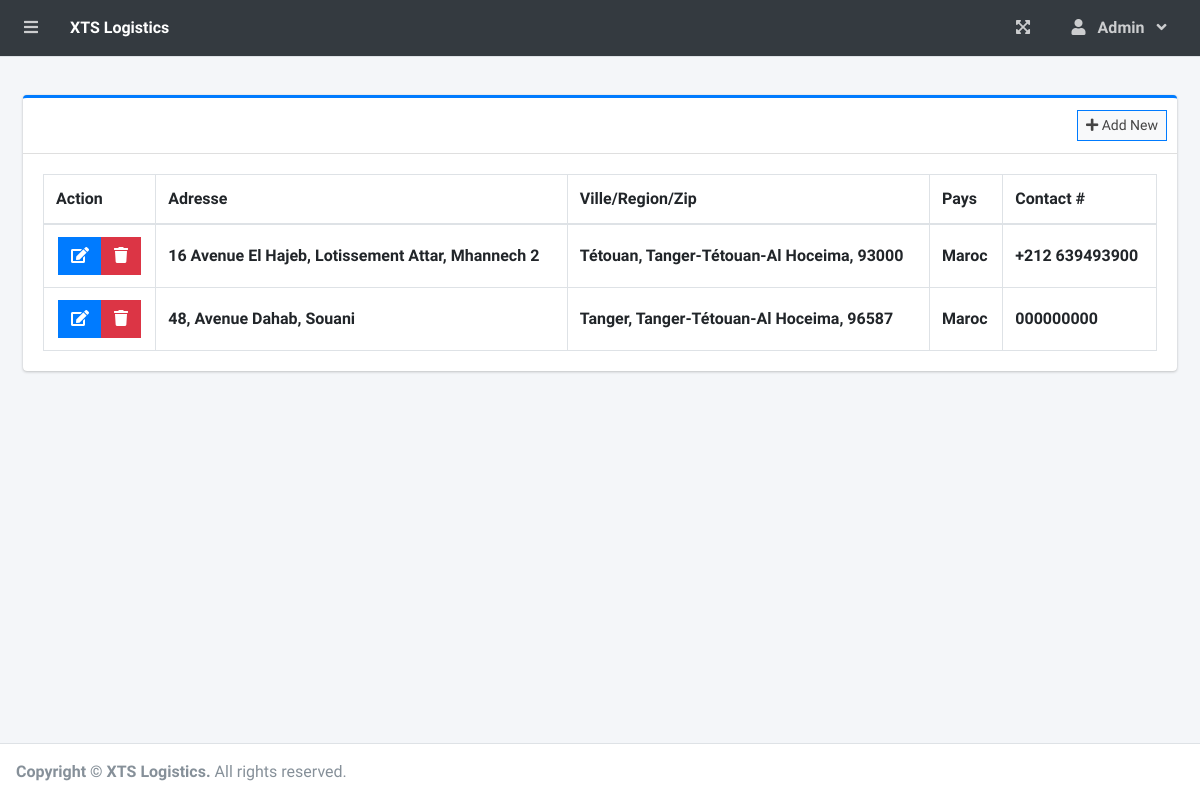
The app's page /index.php?page=branch_list (signed in), older data.
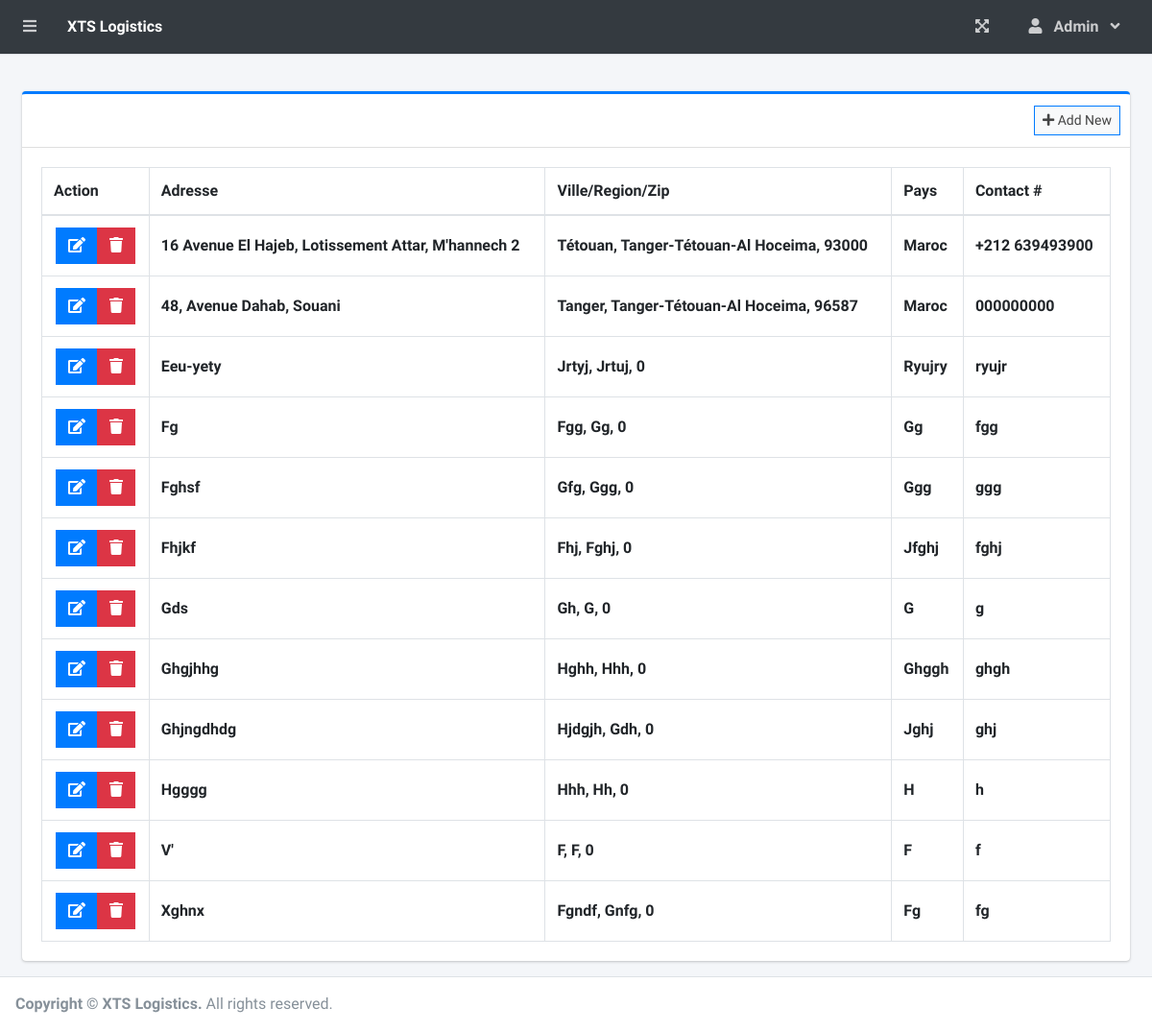
The same page, newer data.
### tables this page shows
CREATE TABLE `branches` (
  `id` int(30) NOT NULL,
  `branch_code` varchar(50) NOT NULL,
  `street` text NOT NULL,
  `city` text NOT NULL,
  `state` text NOT NULL,
  `zip_code` int(11) NOT NULL,
  `country` text NOT NULL,
  `contact` varchar(20) NOT NULL,
  `date_created` datetime NOT NULL DEFAULT current_timestamp()
);

### branch_list.php (the view, shortened to what this page needs)
<?php include'db_connect.php' ?>
<div class="col-lg-12">
	<div class="card card-outline card-primary">
		<div class="card-header">
			<div class="card-tools">
				<a class="btn btn-block btn-sm btn-default btn-flat border-primary " href="./index.php?page=new_branch"><i class="fa fa-plus"></i> Add New</a>
			</div>
		</div>
		<div class="card-body">
			<table class="table tabe-hover table-bordered" id="list">
				<thead>
					<tr>
                        <th>Action</th>
						<th>Adresse</th>
						<th>Ville/Region/Zip</th>
						<th>Pays</th>
						<th>Contact #</th>
					</tr>
				</thead>
				<tbody>
					<?php
					$qry = $conn->query("SELECT * FROM branches order by street asc,city asc, state asc ");
					while($row= $qry->fetch_assoc()):
					?>
					<tr>
                        <td class="text-center">
                            <div class="btn-group">
                                <a href="index.php?page=edit_branch&id=<?php echo $row['id'] ?>" class="btn btn-primary btn-flat ">
                                    <i class="fas fa-edit"></i>
                                </a>
                                <button type="button" class="btn btn-danger btn-flat delete_branch" data-id="<?php echo $row['id'] ?>">
                                    <i class="fas fa-trash"></i>
                                </button>
                            </div>
                        </td>
						<td><b><?php echo ucwords($row['street']) ?></b></td>
						<td><b><?php echo ucwords($row['city'].', '.$row['state'].', '.$row['zip_code']) ?></b></td>
						<td><b><?php echo ucwords($row['country']) ?></b></td>
						<td><b><?php echo $row['contact'] ?></b></td>
					</tr>
				<?php endwhile; ?>
				</tbody>
			</table>
		</div>
	</div>
</div>

### index.php (shortened to what this page needs)
<!DOCTYPE html>
<html lang="en">
<?php
include 'header.php'
?>
<body class="hold-transition sidebar-collapse layout-fixed layout-navbar-fixed layout-footer-fixed">
<div class="wrapper">
    <?php include 'topbar.php' ?>
    <div class="content-wrapper">
        <div class="content-header">
        </div>
        <section class="content">
            <div class="container-fluid">
                <?php
                $page = isset($_GET['page']) ? $_GET['page'] : 'home';
                if (!file_exists($page . ".php")) {
                    include '404.html';
                } else {
                    include $page . '.php';
                }
                ?>
            </div>
        </section>
    </div>
    <footer class="main-footer">
        <strong>Copyright &copy; <a>XTS Logistics</a>.</strong>
        All rights reserved.
    </footer>
</div>
</body>
</html>

### header.php (shortened to what this page needs)
<head>
  <link rel="stylesheet" href="assets/plugins/fontawesome-free/css/all.min.css">
  <link rel="stylesheet" href="assets/plugins/overlayScrollbars/css/OverlayScrollbars.min.css">
  <link rel="stylesheet" href="assets/plugins/datatables-bs4/css/dataTables.bootstrap4.min.css">
  <link rel="stylesheet" href="assets/plugins/datatables-responsive/css/responsive.bootstrap4.min.css">
  <link rel="stylesheet" href="assets/plugins/datatables-buttons/css/buttons.bootstrap4.min.css">
  <link rel="stylesheet" href="assets/plugins/select2/css/select2.min.css">
  <link rel="stylesheet" href="assets/plugins/select2-bootstrap4-theme/select2-bootstrap4.min.css">
  <link rel="stylesheet" href="assets/plugins/sweetalert2-theme-bootstrap-4/bootstrap-4.min.css">
  <link rel="stylesheet" href="assets/plugins/toastr/toastr.min.css">
  <link rel="stylesheet" href="assets/plugins/dropzone/min/dropzone.min.css">
  <link rel="stylesheet" href="assets/dist/css/jquery.datetimepicker.min.css">
  <link rel="stylesheet" href="assets/plugins/icheck-bootstrap/icheck-bootstrap.min.css">
  <link rel="stylesheet" href="assets/plugins/bootstrap4-toggle/css/bootstrap4-toggle.min.css">
  <link rel="stylesheet" href="assets/dist/css/adminlte.min.css">
  <link rel="stylesheet" href="assets/dist/css/styles.css">
  <link rel="stylesheet" href="assets/plugins/summernote/summernote-bs4.min.css">
</head>

### topbar.php (shortened to what this page needs)
<nav class="main-header navbar navbar-expand navbar-dark">
  <ul class="navbar-nav">
    <?php if(isset($_SESSION['login_id'])): ?>
    <li class="nav-item">
      <a class="nav-link" data-widget="pushmenu" href="" role="button"><i class="fas fa-bars"></i></a>
    </li>
  <?php endif; ?>
    <li>
      <a class="nav-link text-white"  href="./" role="button">
          <large><b>XTS Logistics</b></large></a>
    </li>
  </ul>
  <ul class="navbar-nav ml-auto">
    <li class="nav-item">
      <a class="nav-link" data-widget="fullscreen" href="#" role="button">
        <i class="fas fa-expand-arrows-alt"></i>
      </a>
    </li>
   <li class="nav-item dropdown">
          <a class="nav-link"  data-toggle="dropdown" aria-expanded="true" href="javascript:void(0)">
            <span>
              <div class="d-felx badge-pill">
                <span class="fa fa-user mr-2"></span>
                <span><b><?php echo ucwords($_SESSION['login_firstname']) ?></b></span>
                <span class="fa fa-angle-down ml-2"></span>
              </div>
            </span>
          </a>
    </li>
  </ul>
</nav>

### branch_list.php (style rules this page uses)
table td { vertical-align: middle !important; }

Row changes from the older to the newer data that the page shows:
changed branches "Tétouan, Tanger-Tétouan-Al Hoceima, 93000": street "16 Avenue El Hajeb, Lotissement Attar, Mhannech 2" → "16 Avenue El Hajeb, Lotissement Attar, M'hannech 2"
added branches: street "Eeu-yety", city+state+zip_code "Jrtyj, Jrtuj, 0", country "Ryujry", contact "ryujr"
added branches: street "Fg", city+state+zip_code "Fgg, Gg, 0", country "Gg", contact "fgg"
added branches: street "Fghsf", city+state+zip_code "Gfg, Ggg, 0", country "Ggg", contact "ggg"
added branches: street "Fhjkf", city+state+zip_code "Fhj, Fghj, 0", country "Jfghj", contact "fghj"
added branches: street "Gds", city+state+zip_code "Gh, G, 0", country "G", contact "g"
added branches: street "Ghgjhhg", city+state+zip_code "Hghh, Hhh, 0", country "Ghggh", contact "ghgh"
added branches: street "Ghjngdhdg", city+state+zip_code "Hjdgjh, Gdh, 0", country "Jghj", contact "ghj"
added branches: street "Hgggg", city+state+zip_code "Hhh, Hh, 0", country "H", contact "h"
added branches: street "V'", city+state+zip_code "F, F, 0", country "F", contact "f"
added branches: street "Xghnx", city+state+zip_code "Fgndf, Gnfg, 0", country "Fg", contact "fg"
